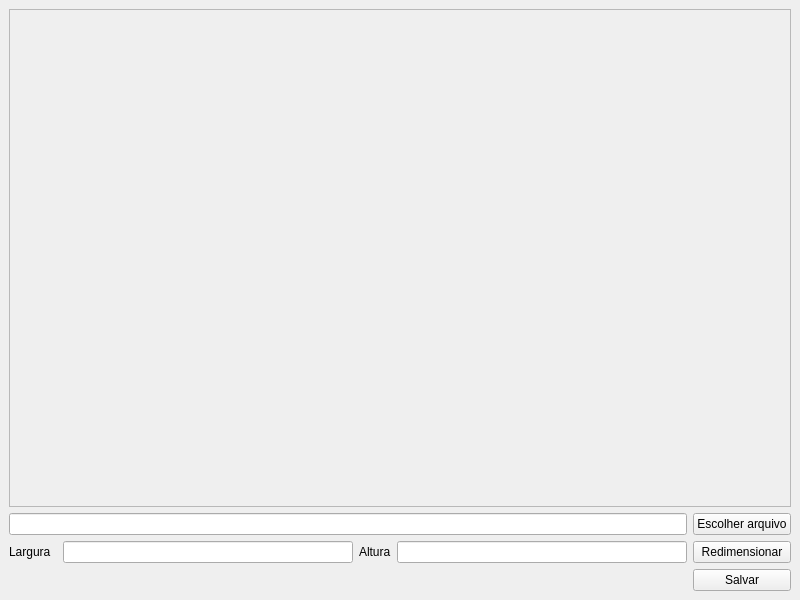
<?xml version="1.0" encoding="UTF-8"?>
<ui version="4.0">
 <class>MainWindow</class>
 <widget class="QMainWindow" name="MainWindow">
  <property name="geometry">
   <rect>
    <x>0</x>
    <y>0</y>
    <width>800</width>
    <height>600</height>
   </rect>
  </property>
  <property name="windowTitle">
   <string>Redimensionar imagem</string>
  </property>
  <widget class="QWidget" name="centralwidget">
   <layout class="QGridLayout" name="gridLayout">
    <item row="0" column="0" colspan="6">
     <widget class="QScrollArea" name="scrollArea">
      <property name="widgetResizable">
       <bool>true</bool>
      </property>
      <widget class="QWidget" name="scrollAreaWidgetContents">
       <property name="geometry">
        <rect>
         <x>0</x>
         <y>0</y>
         <width>780</width>
         <height>493</height>
        </rect>
       </property>
       <layout class="QGridLayout" name="gridLayout_2">
        <item row="0" column="0">
         <widget class="QLabel" name="labelImg">
          <property name="text">
           <string/>
          </property>
         </widget>
        </item>
       </layout>
      </widget>
     </widget>
    </item>
    <item row="3" column="3">
     <widget class="QLabel" name="label_2">
      <property name="text">
       <string>Altura</string>
      </property>
     </widget>
    </item>
    <item row="1" column="5">
     <widget class="QPushButton" name="btnEscolherArquivo">
      <property name="text">
       <string>Escolher arquivo</string>
      </property>
     </widget>
    </item>
    <item row="3" column="0">
     <widget class="QLabel" name="label">
      <property name="text">
       <string>Largura</string>
      </property>
     </widget>
    </item>
    <item row="3" column="5">
     <widget class="QPushButton" name="btnRedimensionar">
      <property name="text">
       <string>Redimensionar</string>
      </property>
     </widget>
    </item>
    <item row="7" column="5">
     <widget class="QPushButton" name="btnSalvar">
      <property name="text">
       <string>Salvar</string>
      </property>
     </widget>
    </item>
    <item row="3" column="2">
     <widget class="QLineEdit" name="inputLargura"/>
    </item>
    <item row="3" column="4">
     <widget class="QLineEdit" name="inputAltura"/>
    </item>
    <item row="1" column="0" colspan="5">
     <widget class="QLineEdit" name="inputAbrirArquivo"/>
    </item>
   </layout>
  </widget>
 </widget>
 <resources/>
 <connections/>
</ui>
